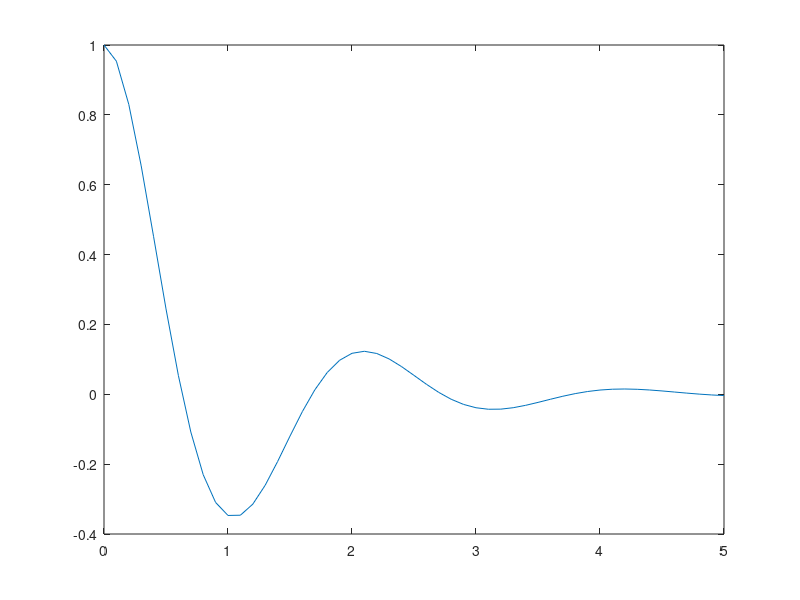

Recreate this plot in MATLAB.
function ex_expm

clear all;
close all;

A=[
    0 1
    -10 -2
    ];

c=[1 0];
x0 = [1 0]';

ts = 0:0.1:5;
for idx=1:length(ts)
    t=ts(idx);
    y(idx) = c*expm(A*t)*x0;
end

plot(ts,y);



end
